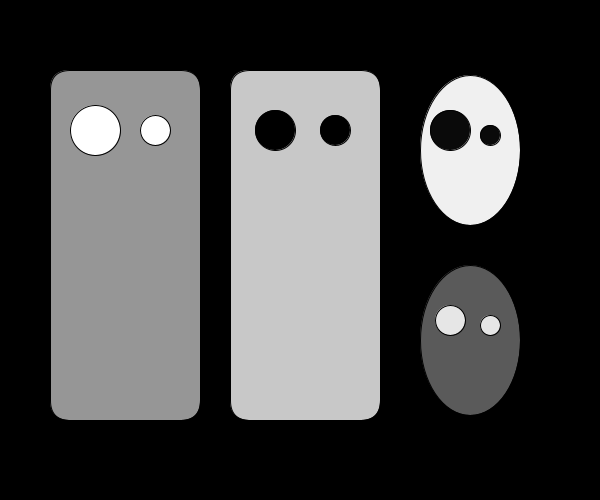
Frame 1 (no input)
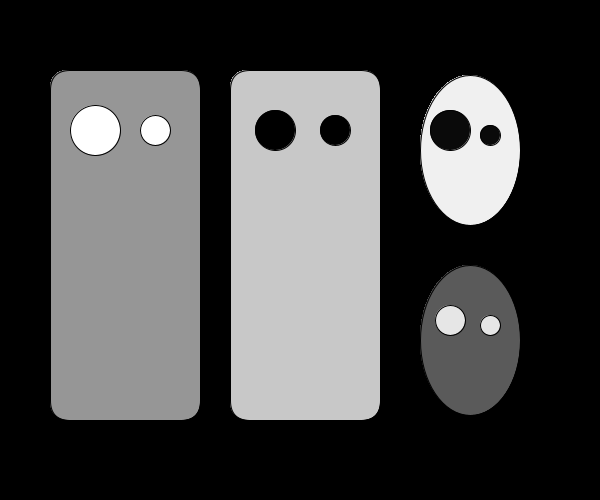
Frame 60 (the mouse pressed at the canvas centre just before this capture)
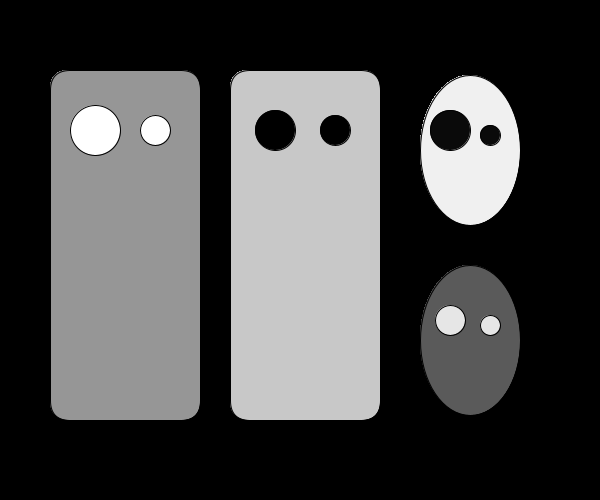
Frame 120 (the mouse held since frame 60 and released just before this capture)

The Processing sketch that drew these frames (run headless with seeded random() and noise(); from frame 60 on, the mouse is pressed at the canvas centre):

// Processing sketch: processing_80312
// ── processing_80312.pde

void setup (){
  size(600,500);
  background(0);
}

void draw(){
  monoA(20,10,150,50,255); //cooox, cooy, color cara, tamaño ojos, color ojos
  monoA(200,10,200,40,0);
  monoB(220,280,90,30,230);
  monoB(220,90,240,40,10);
}

void monoA (int x, int y, color cuerpo, int sizeEyes, color Eyes){
  pushMatrix();
  translate(x,y);
  fill(cuerpo);
  rect(30,60,150,350,20);
  fill(Eyes);
  ellipse(75, 120, sizeEyes, sizeEyes);
  ellipse(135, 120, 30, 30);
  stroke(0);
  line(20,55,60,55);
  popMatrix();
}

void monoB (int x, int y, color cuerpo, int sizeEyes, color Eyes){
  pushMatrix();
  translate(x,y);
  fill(cuerpo);
  ellipse(250,60,100,150);
  fill(Eyes);
  ellipse(230, 40, sizeEyes, sizeEyes);
  ellipse(270, 45, 20, 20);
  stroke(0);
  popMatrix();
}
